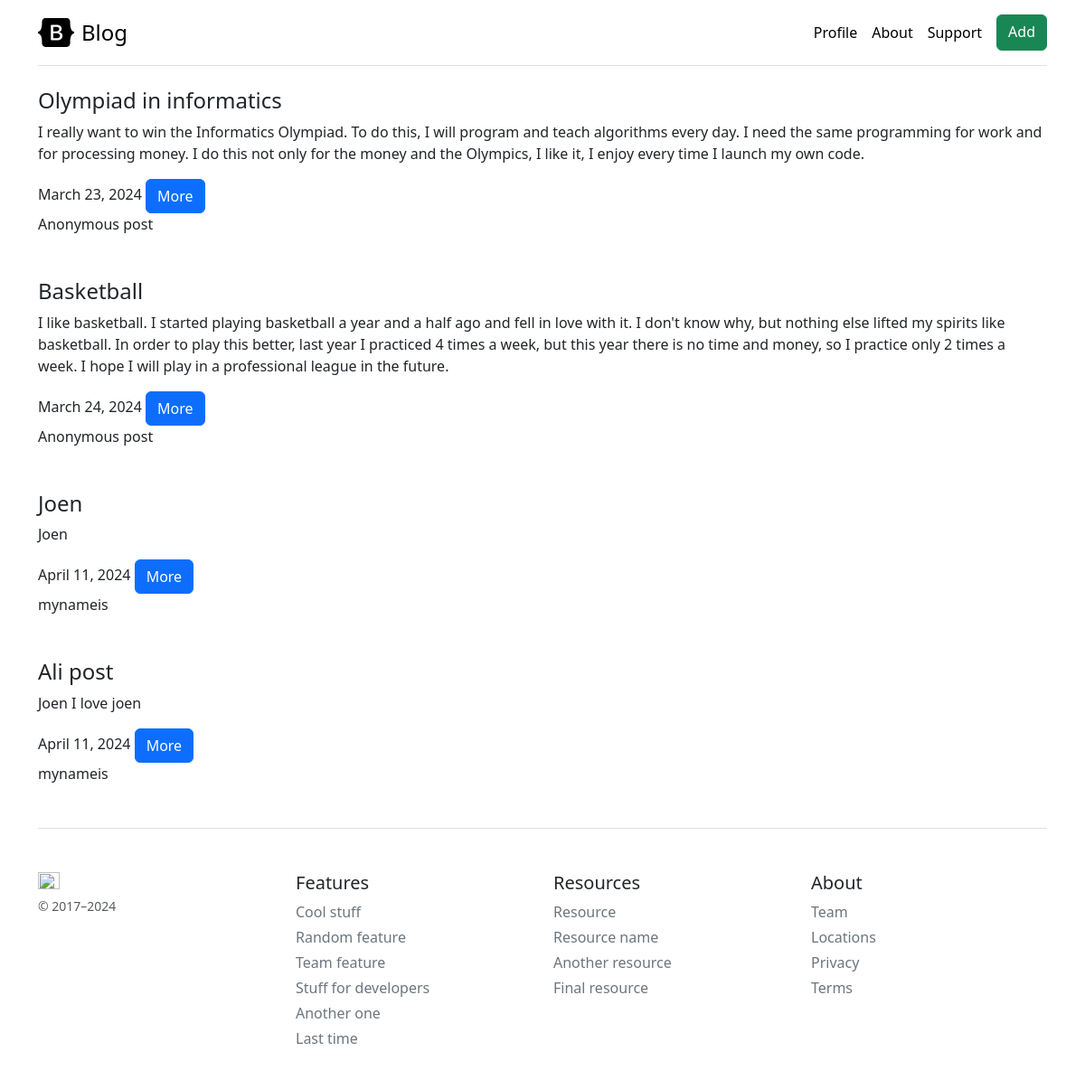
/posts/, run on the app's committed database.
### blog/models.py (models this page shows, shortened)
class Post(models.Model):
    title = models.CharField(max_length=64)
    content = models.TextField()
    date = models.DateField(default=timezone.now)
    image = models.ImageField(upload_to="media/", null=True)
    author_user_name = models.CharField(max_length=30, default="Anonymous post")

### blog/views.py (the view)
# urls.py: path("posts/", views.posts),
def posts(request):
    posts = Post.objects.all()
    return render(request, "blog/posts.html", {"posts": posts})

### templates/blog/posts.html
{% extends "base.html" %} {% block content %} {% for post in posts %}
<div class="mb-5">
  <h4>{{ post.title }}</h4>
  <p>{{ post.content }}</p>
  <span>{{ post.date }}</span>
  <a href="/blog/post/{{ post.id }}" class="btn btn-primary">More</a>
  <p>{{ post.author_user_name}}</p>
</div>
{% endfor %} {% endblock %}

### templates/base.html (shortened to what this page needs)
<!DOCTYPE html>
<html lang="en">
  <head>
    <link
      rel="stylesheet"
      href="https://cdn.jsdelivr.net/npm/bootstrap@5.3.3/dist/css/bootstrap.min.css"
    />
  </head>
  <body>
    <div class="container py-3">
      <div
        class="d-flex flex-column flex-md-row align-items-center pb-3 mb-4 border-bottom"
      >
        <a
          href="/posts"
          class="d-flex align-items-center link-body-emphasis text-decoration-none"
        >
          <span class="fs-4">Blog</span>
        </a>
        <nav class="d-inline-flex mt-2 mt-md-0 ms-md-auto">
          <a class="me-3 py-2 link-body-emphasis text-decoration-none" href="/"
            >Profile</a
          >
          <a
            class="me-3 py-2 link-body-emphasis text-decoration-none"
            href="/about"
            >About</a
          >
          <a
            class="me-3 py-2 link-body-emphasis text-decoration-none"
            href="/support"
            >Support</a
          >
          <a href="/add" , class="btn btn-success">Add</a>
        </nav>
      </div>
      <div>{% block content %} {% endblock %}</div>
      <div>
        <footer class="pt-4 my-md-5 pt-md-5 border-top">
          <div class="row">
            <div class="col-12 col-md">
              <img
                class="mb-2"
                src="/docs/5.3/assets/brand/bootstrap-logo.svg"
                alt=""
                width="24"
                height="19"
              />
              <small class="d-block mb-3 text-body-secondary"
                >© 2017–2024</small
              >
            </div>
            <div class="col-6 col-md">
              <h5>Features</h5>
              <ul class="list-unstyled text-small">
                <li class="mb-1">
                  <a class="link-secondary text-decoration-none" href="#"
                    >Cool stuff</a
                  >
                </li>
                <li class="mb-1">
                  <a class="link-secondary text-decoration-none" href="#"
                    >Random feature</a
                  >
                </li>
                <li class="mb-1">
                  <a class="link-secondary text-decoration-none" href="#"
                    >Team feature</a
                  >
                </li>
                <li class="mb-1">
                  <a class="link-secondary text-decoration-none" href="#"
                    >Stuff for developers</a
                  >
                </li>
                <li class="mb-1">
                  <a class="link-secondary text-decoration-none" href="#"
                    >Another one</a
                  >
                </li>
                <li class="mb-1">
                  <a class="link-secondary text-decoration-none" href="#"
                    >Last time</a
                  >
                </li>
              </ul>
            </div>
            <div class="col-6 col-md">
              <h5>Resources</h5>
              <ul class="list-unstyled text-small">
                <li class="mb-1">
                  <a class="link-secondary text-decoration-none" href="#"
                    >Resource</a
                  >
                </li>
                <li class="mb-1">
                  <a class="link-secondary text-decoration-none" href="#"
                    >Resource name</a
                  >
                </li>
                <li class="mb-1">
                  <a class="link-secondary text-decoration-none" href="#"
                    >Another resource</a
                  >
                </li>
                <li class="mb-1">
                  <a class="link-secondary text-decoration-none" href="#"
                    >Final resource</a
                  >
                </li>
              </ul>
            </div>
            <div class="col-6 col-md">
              <h5>About</h5>
              <ul class="list-unstyled text-small">
                <li class="mb-1">
                  <a class="link-secondary text-decoration-none" href="#"
                    >Team</a
                  >
                </li>
                <li class="mb-1">
                  <a class="link-secondary text-decoration-none" href="#"
                    >Locations</a
                  >
                </li>
                <li class="mb-1">
                  <a class="link-secondary text-decoration-none" href="#"
                    >Privacy</a
                  >
                </li>
                <li class="mb-1">
                  <a class="link-secondary text-decoration-none" href="#"
                    >Terms</a
                  >
                </li>
              </ul>
            </div>
          </div>
        </footer>
      </div>
    </div>
  </body>
</html>

### data on the page
Post: title "Olympiad in informatics", content "I really want to win the Informatics Olympiad. To do this, I will program and teach algorithms every day. I need the same programming for work and for processing money. I do this not only for the money and the Olympics, I like it, I enjoy every time I launch my own code.", date "March 23, 2024", author_user_name "Anonymous post"
Post: title "Basketball", content "I like basketball. I started playing basketball a year and a half ago and fell in love with it. I don't know why, but nothing else lifted my spirits like basketball. In order to play this better, last year I practiced 4 times a week, but this year there is no time and money, so I practice only 2 times a week. I hope I will play in a professional league in the future.", date "March 24, 2024", author_user_name "Anonymous post"
Post: title "Joen", content "Joen", date "April 11, 2024", author_user_name "mynameis"
Post: title "Ali post", content "Joen I love joen", date "April 11, 2024", author_user_name "mynameis"
